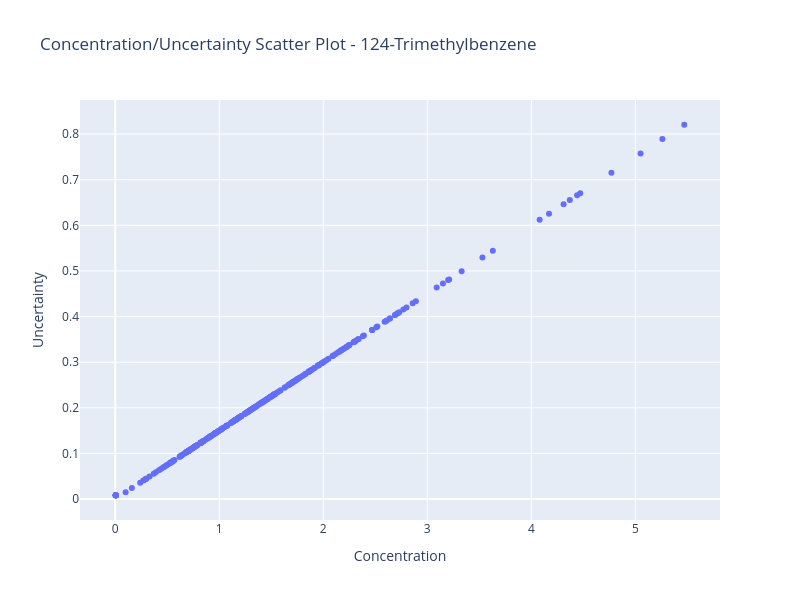

Source (notebook cell):
### Code cell
data_handler.plot_data_uncertainty(feature_idx=0, include_menu=False)

### Figure 1 — Plotly figure (JSON) as saved in the notebook; plotly's stock layout.template omitted (floating-point values rounded to 4 significant figures; data arrays with more than 128 entries replaced by an {"elided": "..."} marker saying what was removed)
{"data": [{"mode": "markers", "name": "124-Trimethylbenzene", "type": "scatter", "visible": true, "x": {"elided": "307 float values"}, "y": {"elided": "307 float values"}}], "layout": {"height": 600, "title": {"text": "Concentration/Uncertainty Scatter Plot - 124-Trimethylbenzene"}, "width": 800, "xaxis": {"title": {"text": "Concentration"}}, "yaxis": {"title": {"text": "Uncertainty"}}}}
